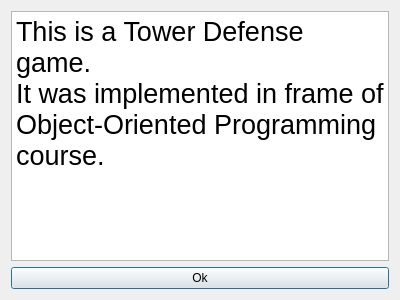
<?xml version="1.0" encoding="UTF-8"?>
<ui version="4.0">
 <class>About</class>
 <widget class="QDialog" name="About">
  <property name="geometry">
   <rect>
    <x>0</x>
    <y>0</y>
    <width>400</width>
    <height>300</height>
   </rect>
  </property>
  <property name="windowTitle">
   <string>Dialog</string>
  </property>
  <layout class="QVBoxLayout" name="verticalLayout">
   <item>
    <widget class="QTextBrowser" name="textBrowser">
     <property name="html">
      <string>&lt;!DOCTYPE HTML PUBLIC &quot;-//W3C//DTD HTML 4.0//EN&quot; &quot;http://www.w3.org/TR/REC-html40/strict.dtd&quot;&gt;
&lt;html&gt;&lt;head&gt;&lt;meta name=&quot;qrichtext&quot; content=&quot;1&quot; /&gt;&lt;style type=&quot;text/css&quot;&gt;
p, li { white-space: pre-wrap; }
&lt;/style&gt;&lt;/head&gt;&lt;body style=&quot; font-family:'MS Shell Dlg 2'; font-size:8pt; font-weight:400; font-style:normal;&quot;&gt;
&lt;p style=&quot; margin-top:0px; margin-bottom:0px; margin-left:0px; margin-right:0px; -qt-block-indent:0; text-indent:0px;&quot;&gt;&lt;span style=&quot; font-family:'MS Shell Dlg 2'; font-size:20pt;&quot;&gt;This is a Tower Defense game.&lt;/span&gt;&lt;/p&gt;
&lt;p style=&quot; margin-top:0px; margin-bottom:0px; margin-left:0px; margin-right:0px; -qt-block-indent:0; text-indent:0px;&quot;&gt;&lt;span style=&quot; font-family:'MS Shell Dlg 2'; font-size:20pt;&quot;&gt;It was implemented in frame of Object-Oriented Programming course.&lt;/span&gt;&lt;/p&gt;&lt;/body&gt;&lt;/html&gt;</string>
     </property>
    </widget>
   </item>
   <item>
    <widget class="QPushButton" name="pushButton">
     <property name="text">
      <string>Ok</string>
     </property>
    </widget>
   </item>
  </layout>
 </widget>
 <resources/>
 <connections/>
</ui>
